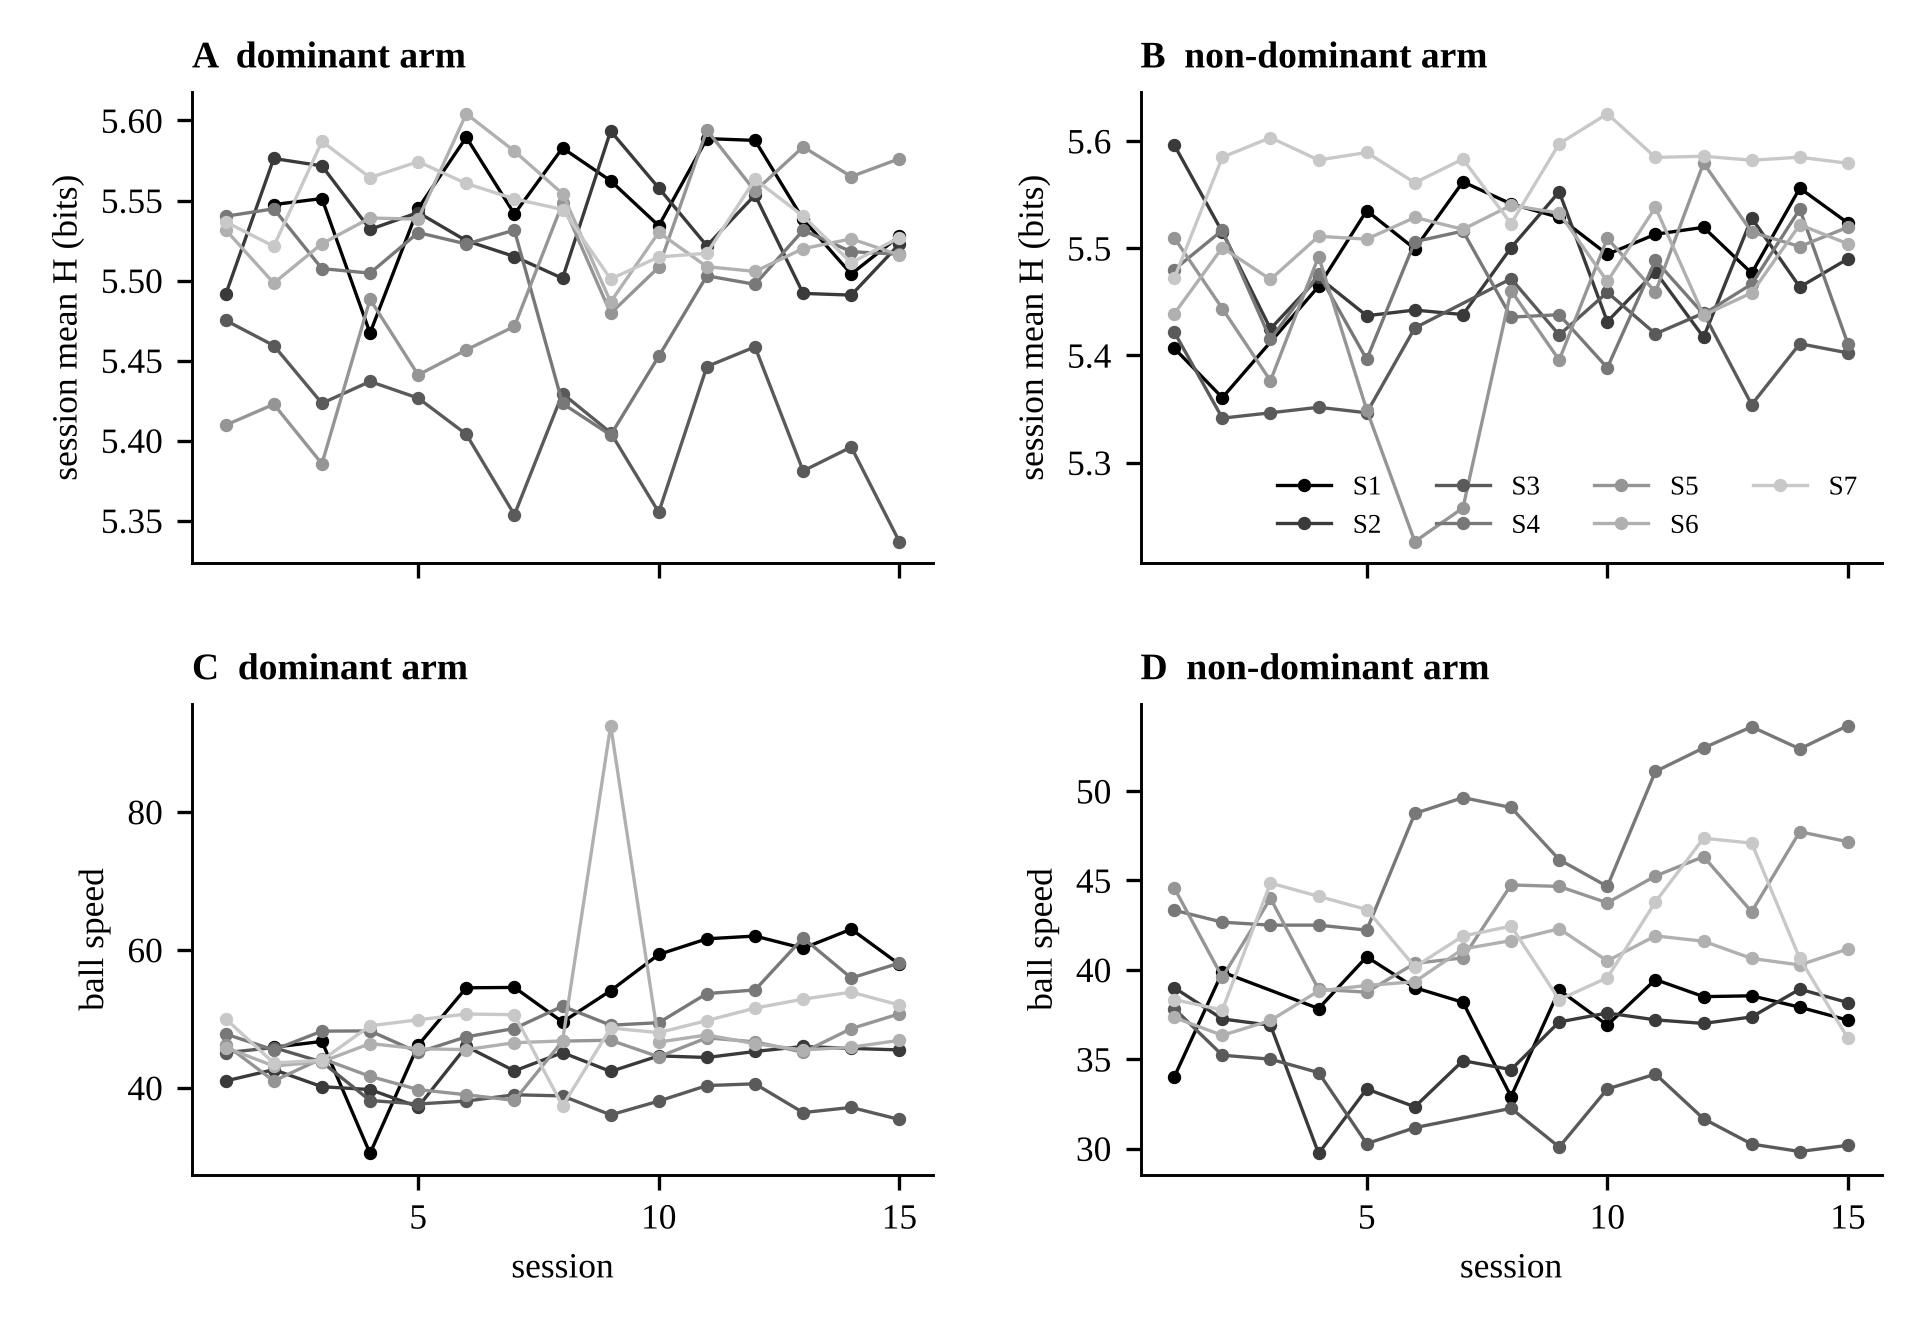

Write Python code to recreate this figure.
"""Session mean H and ball speed across the 15 practice sessions, each participant and side (analysis/throwing_per_session.csv)."""
import logging
from pathlib import Path
import pandas as pd
import matplotlib; matplotlib.use("Agg")
import matplotlib.pyplot as plt
logging.getLogger("matplotlib.font_manager").setLevel(logging.ERROR)
ROOT = Path(__file__).resolve().parent.parent
s = pd.read_csv(ROOT / "analysis" / "throwing_per_session.csv")
plt.rcParams.update({"font.family": ["Times New Roman", "Liberation Serif", "DejaVu Serif"], "font.size": 8.5,
                     "axes.spines.top": False, "axes.spines.right": False, "savefig.dpi": 300, "axes.linewidth": 0.7})
fig, axs = plt.subplots(2, 2, figsize=(6.4, 4.4), sharex=True); fig.subplots_adjust(left=0.1, right=0.98, top=0.93, bottom=0.11, hspace=0.3, wspace=0.28)
greys = ["#000000", "#3a3a3a", "#5a5a5a", "#787878", "#959595", "#b0b0b0", "#c8c8c8"]
for j, side in enumerate(["DP", "NDP"]):
    for i, (col, lab) in enumerate([("H", "session mean H (bits)"), ("speed", "ball speed")]):
        ax = axs[i, j]
        for k, subj in enumerate(range(1, 8)):
            g = s[(s.subject == subj) & (s.side == side)]
            ax.plot(g.session_no, g[col], "-o", ms=2.2, lw=0.8, color=greys[k], label=f"S{subj}")
        ax.set_ylabel(lab)
        if i == 1: ax.set_xlabel("session")
        ax.set_title(f"{'ABCD'[2 * i + j]}  {'dominant' if side == 'DP' else 'non-dominant'} arm", loc="left", fontsize=9, fontweight="bold")
axs[0, 1].legend(frameon=False, fontsize=6.5, ncol=4, loc="lower right")
fig.savefig(ROOT / "figures" / "fig_throwing.png"); print("written")
